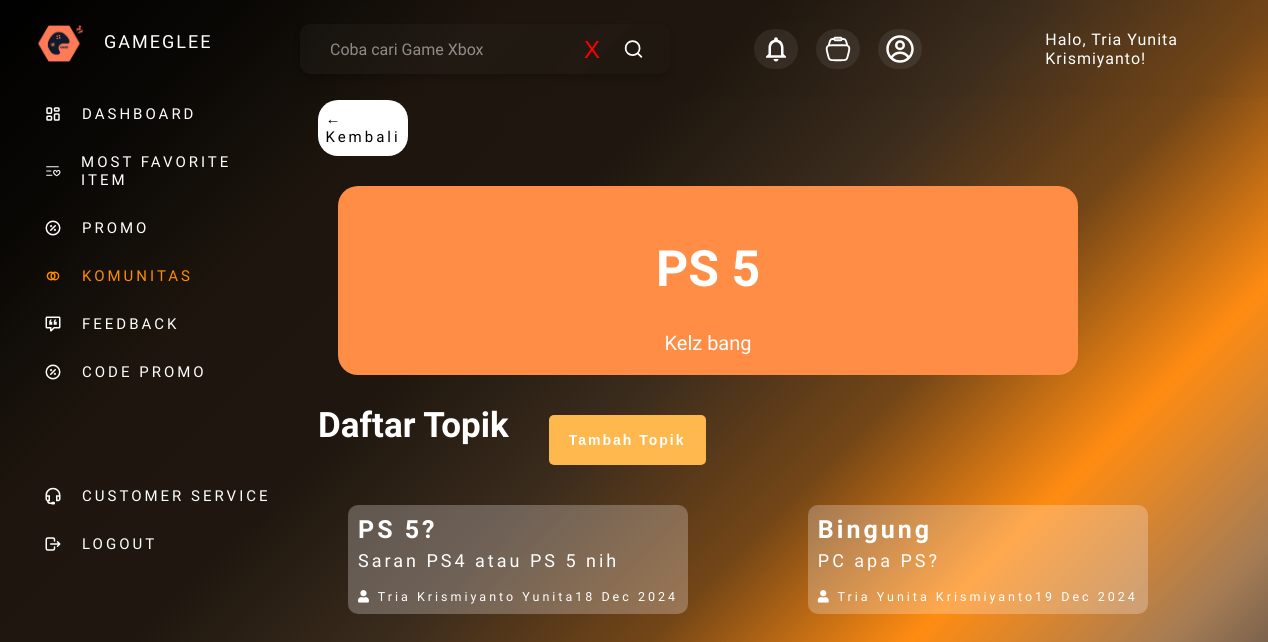
Page /user/detail_komunitas.php?id=1 (signed in) on the committed database.
### tables this page shows
CREATE TABLE `komunitas` (
  `id_komunitas` int(11) NOT NULL,
  `nama_komunitas` varchar(255) NOT NULL,
  `deskripsi` text NOT NULL,
  `dibuat_oleh` int(11) NOT NULL,
  `created_at` timestamp NULL DEFAULT current_timestamp(),
  `gambar` varchar(255) DEFAULT NULL
);

CREATE TABLE `topik` (
  `id_topik` int(11) NOT NULL,
  `id_komunitas` int(11) NOT NULL,
  `judul_topik` varchar(255) NOT NULL,
  `deskripsi_topik` text NOT NULL,
  `dibuat_oleh` int(11) NOT NULL,
  `created_at` timestamp NULL DEFAULT current_timestamp()
);

CREATE TABLE `user` (
  `id_user` int(11) NOT NULL,
  `nama` varchar(255) NOT NULL,
  `email` varchar(255) NOT NULL,
  `password` varchar(255) NOT NULL,
  `no_tlp` varchar(50) DEFAULT NULL,
  `alamat` text DEFAULT NULL,
  `level` enum('admin','user') NOT NULL,
  `foto` varchar(255) NOT NULL,
  `active` datetime DEFAULT NULL
);

### user/detail_komunitas.php (the view, shortened to what this page needs)
<?php
include '../db.php';
$id_komunitas = $_GET['id'];
$query = mysqli_query($kon, "SELECT * FROM komunitas WHERE id_komunitas = '$id_komunitas'");
$komunitas = mysqli_fetch_assoc($query);
$query_topik = mysqli_query($kon, "
    SELECT t.*, u.nama AS pembuat
    FROM topik t
    JOIN user u ON t.dibuat_oleh = u.id_user
    WHERE t.id_komunitas = '$id_komunitas'");
?>
<!DOCTYPE html>
<html lang="en">
<head>
  <link rel="stylesheet" href="../assets/css/styleDashboard.css">
  <link href="https://code.iconify.design/3/3.1.0/iconify.min.css" rel="stylesheet">
  <link href="https://cdnjs.cloudflare.com/ajax/libs/font-awesome/5.15.4/css/all.min.css" rel="stylesheet">
</head>
<body>
    <div class="sidebar">
        <header>
            <div class="top">
                <span class="image">
                    <img src="../assets/img/Logo_GG.png" alt="Logo Gameglee" class="logo">
                </span>
                <div><p>GAMEGLEE</p></div>
            </div>
            <ul>
      <li><a href="index.php"><span class="humbleicons--dashboard"></span>DASHBOARD</a></li>
      <li><a href="most_favorite.php"><span class="ph--list-heart"></span>MOST FAVORITE ITEM</a></li>
      <li><a href="informasipromo.php"><span class="tabler--discount"></span>PROMO</a></li>
      <li><a href="forum_komunitas.php" class="active"><span class="gg--community"></span>KOMUNITAS</a></li>
      <li><a href="feedback.php"><span class="mdi--feedback-outline"></span>FEEDBACK</a></li>
      <li><a href="promo.php"><span class="tabler--discount"></span>CODE PROMO</a></li>
      <br><br><br><br>
      <li><a href="chat.php"><span class="tdesign--service"></span>CUSTOMER SERVICE</a></li>
      <li><a href="logout.php"><span class="tabler--logout"></span>LOGOUT</a></li>
    </ul>
        </header>
    </div>
    <div class="topbar">
        <div class="search-box">
            <div class="dynamic-text">
                <input type="text"/>
                <span class="animated-text"></span>
            </div>
            <button class="close-button">X</button>
            <span class="iconamoon--search"></span>
        </div>
        <div class="menu-nav">
            <ul>
                <li><a href="notifikasi.php"><span class="ic--outline-notifications"></span></a></li>
                <li><a href="add_to_cart.php"><span class="solar--cart-outline"></span></a></li>
                <li><a href="profil.php"><span class="gg--profile"></span></a></li>
            </ul>
        </div>
        <div class="user-profile">
            <ul>
                <li>
                    <a href="profil.php">
                        <span class="d-none d-md-block dropdown-toggle ps-2">
                            <i class="bi bi-person"></i> Halo, <?= $_SESSION["user"] ?>!
                        </span>
                    </a>
                </li>
            </ul>
        </div>
    </div>
    <main id="main" class="main">
        <div class="container-detailcom">
            <a href="forum_komunitas.php" class="btn-light">&larr; Kembali</a>
            <div class="jumbotron text-center bg-info text-white">
                <h1 class="display-4"><?php echo htmlspecialchars($komunitas['nama_komunitas']); ?></h1>
                <p class="lead"><?php echo nl2br(htmlspecialchars($komunitas['deskripsi'])); ?></p>
            </div>
            <div class="d-flex justify-content-end mb-3">
                <h4 class="list-topik">Daftar Topik</h4>
                <button class="btn btn-warning" onclick="bukaModal()">Tambah Topik</button>
            </div>
            <div class="container-card">
                <?php while ($topik = mysqli_fetch_assoc($query_topik)): ?>
                    <div class="row">
                        <a href="topik.php?id=<?php echo $topik['id_topik']; ?>">
                            <div class="card-d card-custom">
                                <div class="card-body-d">
                                    <h5 class="card-title-d topic-card-title"><?php echo htmlspecialchars($topik['judul_topik']); ?></h5>
                                    <p class="card-text-d"><?php echo nl2br(htmlspecialchars($topik['deskripsi_topik'])); ?></p>
                                    <div class="d-flex justify-content-between align-items-center">
                                        <small class="topic-card-author">
                                            <i class="fas fa-user mr-1"></i>
                                            <?php echo htmlspecialchars($topik['pembuat']); ?>
                                        </small>
                                        <small class="text-muted">
                                            <?php echo date('d M Y', strtotime($topik['created_at'])); ?>
                                        </small>
                                    </div>
                                </div>
                            </div>
                        </a>
                    </div>
                <?php endwhile; ?>
            </div>
        </div>
    </main>
</body>
</html>

### rows in the picture
komunitas: nama_komunitas "PS 5", deskripsi "Kelz bang"
topik: judul_topik "PS 5?", deskripsi_topik "Saran PS4 atau PS 5 nih", dibuat_oleh.nama "Tria Krismiyanto Yunita", created_at "18 Dec 2024"
topik: judul_topik "Bingung", deskripsi_topik "PC apa PS?", dibuat_oleh.nama "Tria Yunita Krismiyanto", created_at "19 Dec 2024"

### other values in the picture
$_SESSION["user"] "Tria Yunita Krismiyanto"
